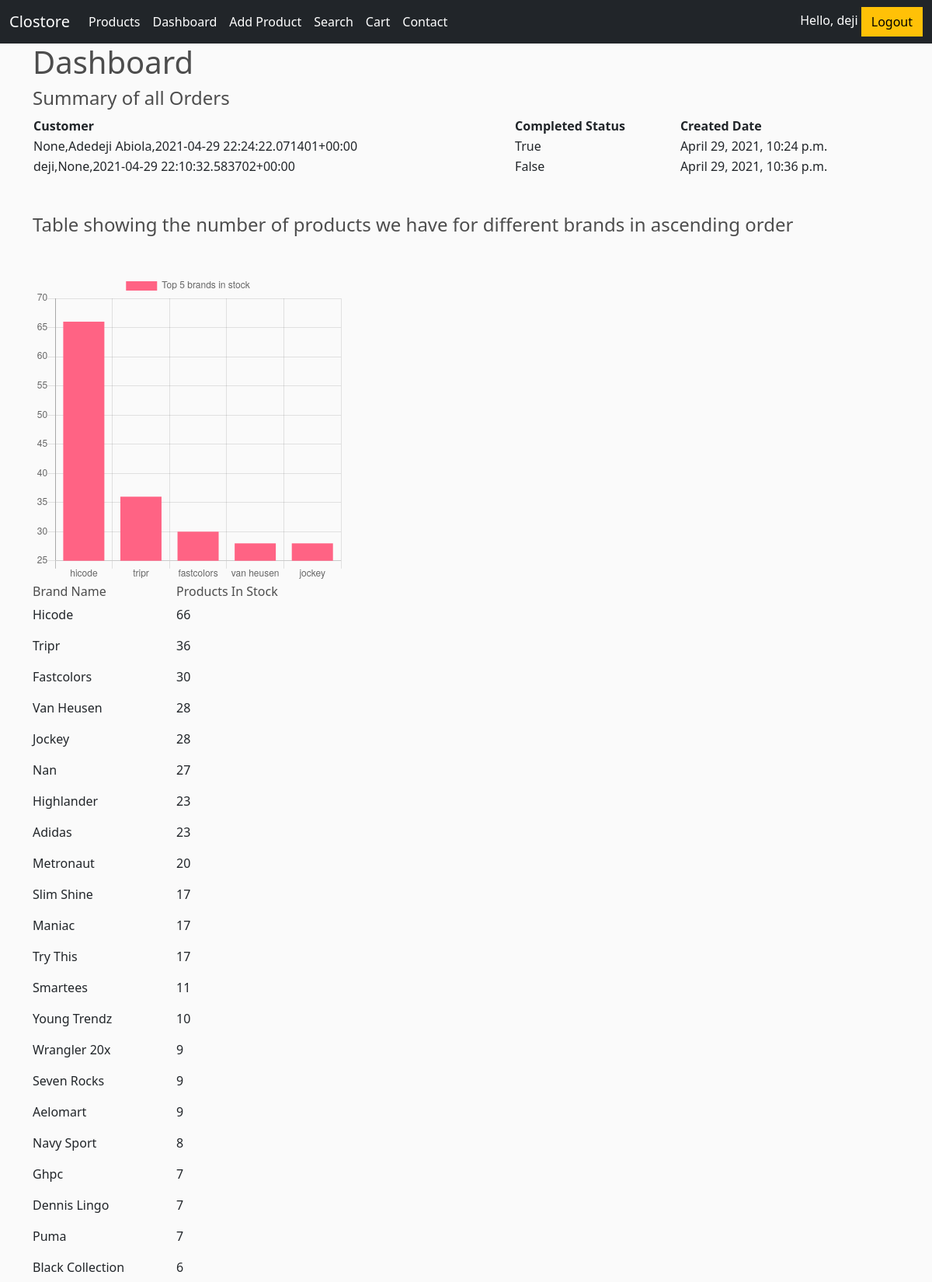
Page /dashboard/ (signed in, upper part) on the committed database.
### store/models.py (models this page shows, shortened)
class Order(models.Model):
    customer = models.ForeignKey(Customer, on_delete=models.CASCADE, blank=True, null=True)
    created_date = models.DateTimeField(auto_now_add=True)
    complete = models.BooleanField(default=False, null=True, blank=False)
    transation_id = models.CharField(max_length=200, null=True)
    def __str__(self):
      return f'{self.customer},{self.created_date}'

class Customer(models.Model):
  user = models.OneToOneField(User, on_delete=models.CASCADE, blank=True, null=True)
  name = models.CharField(max_length=200, null=True)
  email = models.CharField(max_length=200)
  address = models.TextField(null=True)
  created_date = models.DateTimeField(auto_now_add=True)
  def __str__(self):
    return f'{self.user},{self.name},{self.created_date}'
  class Meta:
    db_table = 'customer'

class Product(models.Model):
    name = models.CharField(max_length=200)
    price = models.DecimalField(max_digits=5, decimal_places=2)
    image_url = models.CharField(max_length=200,null=True)
    brand = models.CharField(max_length=200,null=True)
    created_date = models.DateTimeField(auto_now_add=True)

### store/views.py (the view)
# urls.py: path('dashboard/', views.dashboard, name='dashboard'),
def dashboard(request):
  user = request.user
  if user.is_authenticated and user.is_staff:
    all_brands = {}
    products = Product.objects.all()
    for product in products:
      brand = product.brand
      if brand in all_brands:
        all_brands[brand] += 1
      else:
        all_brands[brand] = 1
    all_brands = dict(sorted(all_brands.items(), key=lambda item: item[1]))
    brand_names = list(all_brands.keys())
    brand_numbers = list(all_brands.values())
    number5 = brand_numbers[-1]
    number4 = brand_numbers[-2]
    number3 = brand_numbers[-3]
    number2 = brand_numbers[-4]
    number1 = brand_numbers[-5]
    name5 = brand_names[-1]
    name4 = brand_names[-2]
    name3 = brand_names[-3]
    name2 = brand_names[-4]
    name1 = brand_names[-5]
    orders = Order.objects.all()
    for order in orders:
      print(orders)
    brand_names = reversed(brand_names)
    brand_numbers = reversed(brand_numbers)
    context = {'names': brand_names, 'numbers': brand_numbers, 'number5':number5, 'number4':number4, 'number3':number3,
    'number2':number2, 'number1':number1, 'name5': name5, 'name4': name4, 'name3': name3, 'name2': name2, 'name1': name1,
    'orders': orders}
    return render(request, 'store/dashboard.html', context)
  else:
    return redirect('login')

### store/templates/store/dashboard.html (shortened to what this page needs)
{% extends 'store/base.html' %}
{% load static %}
{% block content %}
<h1>Dashboard</h1>
<h4>Summary of all Orders</h4>
<table class="mb-5" style="width: 100%">
  <tr>
    <th>Customer</th>
    <th>Completed Status</th>
    <th>Created Date</th>
  </tr>
  {% for order in orders %}
  <tr>
    <td>{{order.customer}}</td>
    <td>{{order.complete}}</td>
    <td>{{order.created_date}}</td>
  </tr>
  {% endfor %}
</table>
<h4 class="mb-4">Table showing the number of products we have for different brands in ascending order</h4>
<div style="height: 400px; width: 400px" class="mt-5">
  <canvas id="myChart" width="200" height="200"></canvas>
</div>
<div class="d-flex">
  <div>
    <h6>Brand Name</h6>
    {% for name in names %}
    <p>{{name|title}}</p>
    {% endfor %}
  </div>
  <div>
    <h6>Products In Stock</h6>
    {% for number in numbers %}
    <p>{{number}}</p>
    {% endfor %}
  </div>
</div>
<script type= 'text/javascript'>
var ctx = document.getElementById('myChart').getContext('2d');
var chart = new Chart(ctx, {
// The type of chart we want to create
type: 'bar',
// The data for our dataset
data: {
    labels: ['hicode', 'tripr', 'fastcolors', 'van heusen', 'jockey'],
    datasets: [{
        label: 'Top 5 brands in stock',
        backgroundColor: 'rgb(255, 99, 132)',
        borderColor: 'rgb(255, 99, 132)',
        data: [{{number5}}, {{number4}}, {{number3}}, {{number2}}, {{number1}}]
    }]
},
// Configuration options go here
options: {}
});
</script>
{% endblock %}

### store/templates/store/base.html (shortened to what this page needs)
{% load static %}
<!DOCTYPE html>
<html lang="en">
  <head>
    <link
      href="https://cdn.jsdelivr.net/npm/bootstrap@5.0.0-beta3/dist/css/bootstrap.min.css"
      rel="stylesheet"
    />
    <link rel="stylesheet" href="{% static 'css/main.css' %}" />
  </head>
  <body>
    <nav class="navbar navbar-expand-lg navbar-dark bg-dark">
      <div class="container-fluid">
        <a class="navbar-brand" href="{% url 'index' %}">Clostore</a>
        <div class="collapse navbar-collapse" id="navbarSupportedContent">
          <ul class="navbar-nav me-auto mb-2 mb-lg-0">
            <li class="nav-item">
              <a
                class="nav-link active"
                aria-current="page"
                href="{% url 'index' %}"
                >Products</a
              >
            </li>
            {% if request.user.is_staff or request.user.is_superuser %}
            <li class="nav-item">
              <a
                class="nav-link active"
                aria-current="page"
                href="{% url 'dashboard' %}"
                >Dashboard</a
              >
            </li>
            <li class="nav-item">
              <a
                class="nav-link active"
                aria-current="page"
                href="{% url 'product_new' %}"
                >Add Product</a
              >
            </li>
            {% endif %}
            <li class="nav-item">
              <a
                class="nav-link active"
                aria-current="page"
                href="{% url 'product_search' %}"
                >Search</a
              >
            </li>
            <li class="nav-item">
              <a
                class="nav-link active"
                aria-current="page"
                href="{% url 'cart' %}"
                >Cart</a
              >
            </li>
            <li class="nav-item">
              <a
                class="nav-link active"
                aria-current="page"
                href="{% url 'contact' %}"
                >Contact</a
              >
            </li>
          </ul>
          <div class="d-flex align-items-center">
          {% if request.user.is_authenticated %}
            <span class="d-block mr-5 text-white">Hello, {{request.user}}</>
            <a href="{% url 'logout' %}" class="btn btn-warning">Logout</a>
          {% elif guest_login == 'guest' %}
            <span class="d-block mr-5 text-white">Signed in as {{guest_login}}</>
            <a href="{% url 'logout' %}" class="btn btn-warning ml-3">Login</a>
          {% else %}
            <a href="{% url 'login' %}" class="btn btn-warning ml-3">Login</a>
          {% endif %}
          </div>
        </div>
      </div>
    </nav>
    <section class="container">{% block content %} {% endblock %}</section>
  </body>
</html>

### store/static/css/main.css (style rules this page uses)
body { background-color: hsl(0, 0%, 98%); }
h1,h2,h3,h4,h5,h6 { color:hsl(0, 0%, 30%); }
.btn { border-radius: 0; }

### rows in the picture
Order: customer "None,Adedeji Abiola,2021-04-29 22:24:22.071401+00:00", complete "True", created_date "April 29, 2021, 10:24 p.m."
Order: customer "deji,None,2021-04-29 22:10:32.583702+00:00", complete "False", created_date "April 29, 2021, 10:36 p.m."
Product: names "Hicode"
Product: names "Tripr"
Product: names "Fastcolors"
Product: names "Van Heusen"
Product: names "Jockey"
Product: names "Nan"
Product: names "Highlander"
Product: names "Adidas"
Product: names "Metronaut"
Product: names "Slim Shine"
Product: names "Maniac"
Product: names "Try This"
Product: names "Smartees"
Product: names "Young Trendz"
Product: names "Wrangler 20x"
Product: names "Seven Rocks"
Product: names "Aelomart"
Product: names "Navy Sport"
Product: names "Ghpc"
Product: names "Dennis Lingo"
Product: names "Puma"
Product: names "Black Collection"

### other values in the picture
{{ request.user }} "deji"
{{ number }} "66" "36" "30" "28" "28" "27" "23" "23" "20" "17" "17" "17" "11" "10" "9" "9" "9" "8" "7" "7" "7" "6"
chart data {{ number5 }} 66
chart data {{ number4 }} 36
chart data {{ number3 }} 30
chart data {{ number2 }} 28
